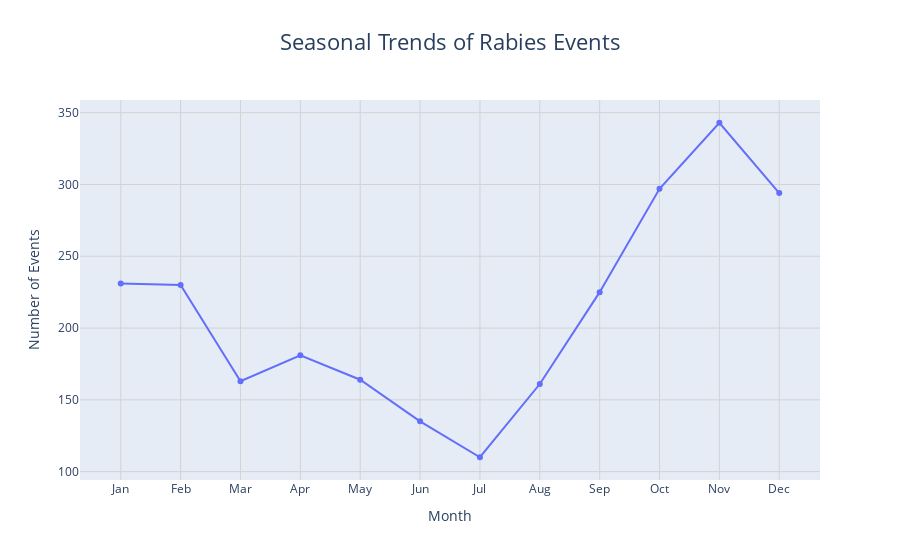

The notebook cell saved with this chart:
### Markdown cell above
### Seasonal Trends of Rabies Events

### Code cell
# Count the number of events per month aggregated over all years
seasonal_trends = df_rabies_raw.groupby('Month').size().reset_index(name='Counts')

# Convert month numbers to month names
seasonal_trends['Month'] = seasonal_trends['Month'].apply(lambda x: month_names[x-1])

# Create the line plot
fig = px.line(seasonal_trends, 
              x='Month', 
              y='Counts', 
              title='Seasonal Trends of Rabies Events',
              labels={'Counts': 'Number of Events'},
              markers=True,
              color_discrete_sequence=['#636EFA'])

# Update layout
fig.update_layout(
    xaxis_title='Month',
    yaxis_title='Number of Events',
    title_x=0.5,
    title_font=dict(size=22),
    xaxis=dict(showgrid=True, gridcolor='lightgrey', tickmode='array', tickvals=list(range(12)), ticktext=month_names),
    yaxis=dict(showgrid=True, gridcolor='lightgrey')
)

# Save the interactive plot to an HTML file
html_content = fig.to_html(include_plotlyjs='cdn', full_html=False)
minified_html = htmlmin.minify(html_content, remove_comments=True, reduce_empty_attributes=True)

with open("public/plots/interactive_seasonal_trends_rabies_events.html", "w") as f:
    f.write(minified_html)

print("Interactive plot saved as HTML file.")

# Show the interactive plot
fig.show()

### Figure 1 — Plotly figure (JSON) as saved in the notebook; plotly's stock layout.template omitted (floating-point values rounded to 4 significant figures)
{"data": [{"hovertemplate": "Month=%{x}<br>Number of Events=%{y}<extra></extra>", "legendgroup": "", "line": {"color": "#636EFA", "dash": "solid"}, "marker": {"symbol": "circle"}, "mode": "lines+markers", "name": "", "orientation": "v", "showlegend": false, "type": "scatter", "x": ["Jan", "Feb", "Mar", "Apr", "May", "Jun", "Jul", "Aug", "Sep", "Oct", "Nov", "Dec"], "xaxis": "x", "y": [231, 230, 163, 181, 164, 135, 110, 161, 225, 297, 343, 294], "yaxis": "y"}], "layout": {"legend": {"tracegroupgap": 0}, "title": {"font": {"size": 22}, "text": "Seasonal Trends of Rabies Events", "x": 0.5}, "xaxis": {"anchor": "y", "domain": [0, 1], "gridcolor": "lightgrey", "showgrid": true, "tickmode": "array", "ticktext": ["Jan", "Feb", "Mar", "Apr", "May", "Jun", "Jul", "Aug", "Sep", "Oct", "Nov", "Dec"], "tickvals": [0, 1, 2, 3, 4, 5, 6, 7, 8, 9, 10, 11], "title": {"text": "Month"}}, "yaxis": {"anchor": "x", "domain": [0, 1], "gridcolor": "lightgrey", "showgrid": true, "title": {"text": "Number of Events"}}}}
